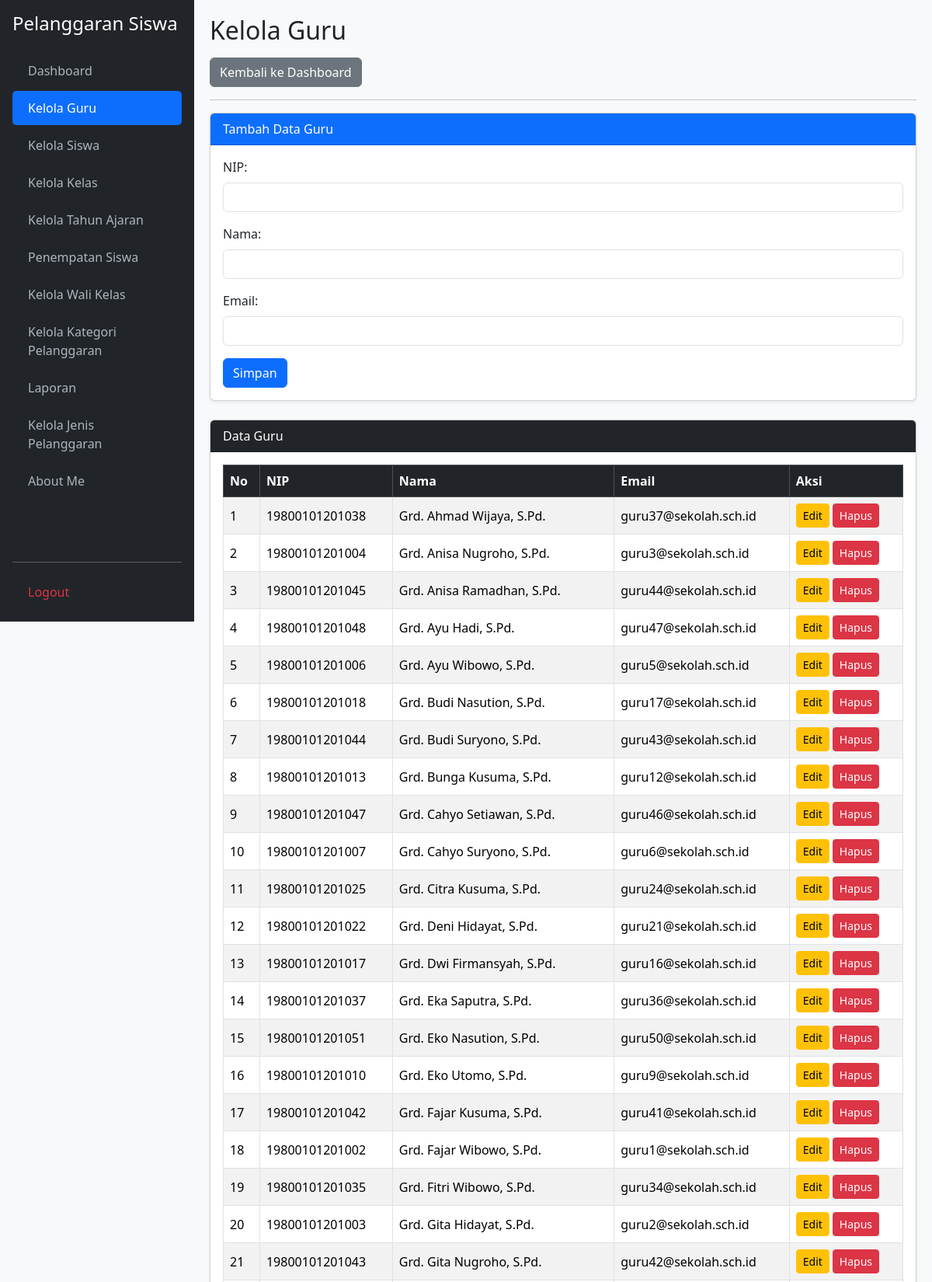
The page /kelola_guru.php (signed in, upper part) on the database its author committed.
### tables this page shows
CREATE TABLE `t_guru` (
  `id` int(11) NOT NULL,
  `nip` varchar(30) DEFAULT NULL,
  `nama` varchar(150) NOT NULL,
  `email` varchar(150) DEFAULT NULL,
  `status_aktif` tinyint(1) DEFAULT 1,
  `user_id` int(11) DEFAULT NULL,
  `created_at` timestamp NULL DEFAULT NULL,
  `updated_at` timestamp NULL DEFAULT NULL
);

### kelola_guru.php (the view, shortened to what this page needs)
<?php
require_once 'koneksi.php';
$edit = [
    'id' => '',
    'nip' => '',
    'nama' => '',
    'email' => ''
];
$data = mysqli_query(
    $koneksi,
    "SELECT id, nip, nama, email
     FROM t_guru
     ORDER BY nama ASC"
);
?>
<!DOCTYPE html>
<html lang="id">
<head>
    <link href="https://cdn.jsdelivr.net/npm/bootstrap@5.3.3/dist/css/bootstrap.min.css"
          rel="stylesheet">
    <link href="https://cdn.datatables.net/2.3.4/css/dataTables.bootstrap5.min.css"
          rel="stylesheet">
</head>
<body>
<div class="sidebar d-flex flex-column p-3">
    <h4 class="text-white mb-4">Pelanggaran Siswa</h4>
    <ul class="nav nav-pills flex-column mb-auto">
        <li class="nav-item mb-1">
            <a href="dashboard.php">Dashboard</a>
        </li>
        <li class="nav-item mb-1">
            <a href="kelola_guru.php" class="active">Kelola Guru</a>
        </li>
        <li class="nav-item mb-1">
            <a href="kelola_siswa.php">Kelola Siswa</a>
        </li>
        <li class="nav-item mb-1">
            <a href="kelola_kelas.php">Kelola Kelas</a>
        </li>
        <li class="nav-item mb-1">
            <a href="kelola_tahun_ajaran.php">Kelola Tahun Ajaran</a>
        </li>
        <li class="nav-item mb-1">
            <a href="penempatan_siswa.php">Penempatan Siswa</a>
        </li>
        <li class="nav-item mb-1">
            <a href="kelola_wali_kelas.php">Kelola Wali Kelas</a>
        </li>
        <li class="nav-item mb-1">
            <a href="kelola_kategori_pelanggaran.php">Kelola Kategori Pelanggaran</a>
        </li>
        <li class="nav-item mb-1">
            <a href="laporan.php">Laporan</a>
        </li>
        <li class="nav-item mb-1">
            <a href="kelola_jenis_pelanggaran.php">Kelola Jenis Pelanggaran</a>
        </li>
        <li class="nav-item mb-1">
            <a href="about.php">About Me</a>
        </li>
    </ul>
    <hr>
    <a href="logout.php" class="text-danger">Logout</a>
</div>
<div class="main-content">
    <h2 class="mb-3">Kelola Guru</h2>
    <div class="mb-3">
        <a href="dashboard.php" class="btn btn-secondary">
            Kembali ke Dashboard
        </a>
        <hr>
    </div>
    <div class="card shadow-sm mb-4">
        <div class="card-header bg-primary text-white">
            <?= !empty($edit['id']) ? 'Edit Data Guru' : 'Tambah Data Guru'; ?>
        </div>
        <div class="card-body">
            <form method="POST" action="kelola_guru.php">
                <div class="mb-3">
                    <label class="form-label">NIP:</label>
                    <input type="text" name="nip"
                           class="form-control"
                           value="<?= htmlspecialchars($edit['nip'] ?? ''); ?>"
                           required>
                </div>
                <div class="mb-3">
                    <label class="form-label">Nama:</label>
                    <input type="text" name="nama"
                           class="form-control"
                           value="<?= htmlspecialchars($edit['nama'] ?? ''); ?>"
                           required>
                </div>
                <div class="mb-3">
                    <label class="form-label">Email:</label>
                    <input type="email" name="email"
                           class="form-control"
                           value="<?= htmlspecialchars($edit['email'] ?? ''); ?>"
                           required>
                </div>
                <button type="submit" name="simpan" class="btn btn-primary">
                    <?= !empty($edit['id']) ? 'Update Data' : 'Simpan'; ?>
                </button>
            </form>
        </div>
    </div>
    <div class="card shadow-sm">
        <div class="card-header bg-dark text-white">
            Data Guru
        </div>
        <div class="card-body">
            <div class="table-responsive">
                <table id="tabelGuru"
                       class="table table-bordered table-striped table-hover align-middle w-100">
                    <thead class="table-dark">
                        <tr>
                            <th>No</th>
                            <th>NIP</th>
                            <th>Nama</th>
                            <th>Email</th>
                            <th>Aksi</th>
                        </tr>
                    </thead>
                    <tbody>
                        <?php $no = 1; ?>
                        <?php while ($r = mysqli_fetch_assoc($data)): ?>
                            <tr>
                                <td><?= $no++; ?></td>
                                <td>
                                    <?= htmlspecialchars($r['nip'] ?? ''); ?>
                                </td>
                                <td>
                                    <?= htmlspecialchars($r['nama'] ?? ''); ?>
                                </td>
                                <td>
                                    <?= htmlspecialchars($r['email'] ?? ''); ?>
                                </td>
                                <td>
                                    <div class="d-flex gap-1">
                                        <a href="kelola_guru.php?edit=<?= (int)$r['id']; ?>"
                                           class="btn btn-sm btn-warning">
                                            Edit
                                        </a>
                                        <a href="kelola_guru.php?hapus=<?= (int)$r['id']; ?>"
                                           class="btn btn-sm btn-danger"
                                           onclick="return confirm('Yakin ingin menghapus data guru ini?')">
                                            Hapus
                                        </a>
                                    </div>
                                </td>
                            </tr>
                        <?php endwhile; ?>
                    </tbody>
                </table>
            </div>
        </div>
    </div>
</div>
</body>
</html>

### kelola_guru.php (style rules this page uses)
body { background-color: #f8f9fa; }
.sidebar { min-height: 100vh; background-color: #212529; color: #fff; position: fixed; width: 250px; top: 0; left: 0; overflow-y: auto; }
.sidebar a { color: #adb5bd; text-decoration: none; display: block; padding: 10px 20px; border-radius: 5px; }
.sidebar a:hover, .sidebar a.active { color: #fff; background-color: #0d6efd; }
.main-content { margin-left: 250px; padding: 20px; min-width: 0; }

### rows shown on the page
t_guru: nip "19800101201038", nama "Grd. Ahmad Wijaya, S.Pd.", email "guru37@sekolah.sch.id"
t_guru: nip "19800101201004", nama "Grd. Anisa Nugroho, S.Pd.", email "guru3@sekolah.sch.id"
t_guru: nip "19800101201045", nama "Grd. Anisa Ramadhan, S.Pd.", email "guru44@sekolah.sch.id"
t_guru: nip "19800101201048", nama "Grd. Ayu Hadi, S.Pd.", email "guru47@sekolah.sch.id"
t_guru: nip "19800101201006", nama "Grd. Ayu Wibowo, S.Pd.", email "guru5@sekolah.sch.id"
t_guru: nip "19800101201018", nama "Grd. Budi Nasution, S.Pd.", email "guru17@sekolah.sch.id"
t_guru: nip "19800101201044", nama "Grd. Budi Suryono, S.Pd.", email "guru43@sekolah.sch.id"
t_guru: nip "19800101201013", nama "Grd. Bunga Kusuma, S.Pd.", email "guru12@sekolah.sch.id"
t_guru: nip "19800101201047", nama "Grd. Cahyo Setiawan, S.Pd.", email "guru46@sekolah.sch.id"
t_guru: nip "19800101201007", nama "Grd. Cahyo Suryono, S.Pd.", email "guru6@sekolah.sch.id"
t_guru: nip "19800101201025", nama "Grd. Citra Kusuma, S.Pd.", email "guru24@sekolah.sch.id"
t_guru: nip "19800101201022", nama "Grd. Deni Hidayat, S.Pd.", email "guru21@sekolah.sch.id"
t_guru: nip "19800101201017", nama "Grd. Dwi Firmansyah, S.Pd.", email "guru16@sekolah.sch.id"
t_guru: nip "19800101201037", nama "Grd. Eka Saputra, S.Pd.", email "guru36@sekolah.sch.id"
t_guru: nip "19800101201051", nama "Grd. Eko Nasution, S.Pd.", email "guru50@sekolah.sch.id"
t_guru: nip "19800101201010", nama "Grd. Eko Utomo, S.Pd.", email "guru9@sekolah.sch.id"
t_guru: nip "19800101201042", nama "Grd. Fajar Kusuma, S.Pd.", email "guru41@sekolah.sch.id"
t_guru: nip "19800101201002", nama "Grd. Fajar Wibowo, S.Pd.", email "guru1@sekolah.sch.id"
t_guru: nip "19800101201035", nama "Grd. Fitri Wibowo, S.Pd.", email "guru34@sekolah.sch.id"
t_guru: nip "19800101201003", nama "Grd. Gita Hidayat, S.Pd.", email "guru2@sekolah.sch.id"
t_guru: nip "19800101201043", nama "Grd. Gita Nugroho, S.Pd.", email "guru42@sekolah.sch.id"
